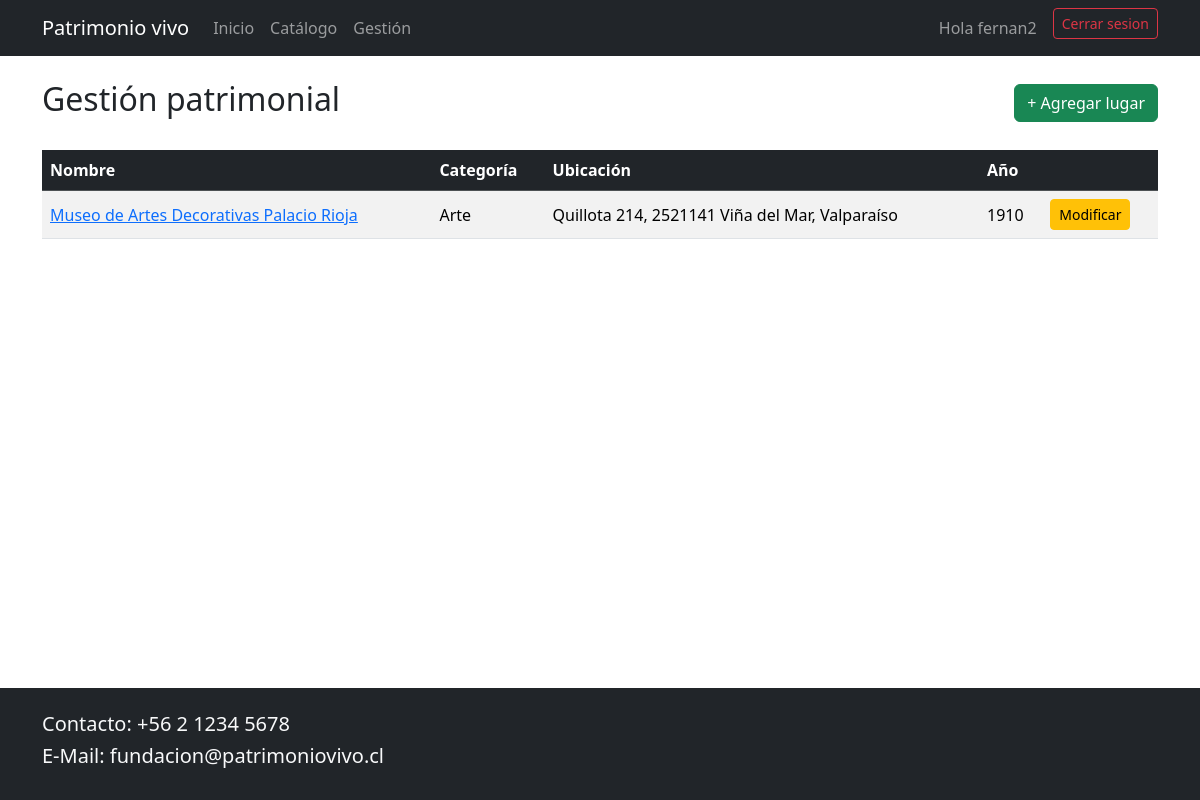
Page /gestion/ (signed in) on the earlier database version.
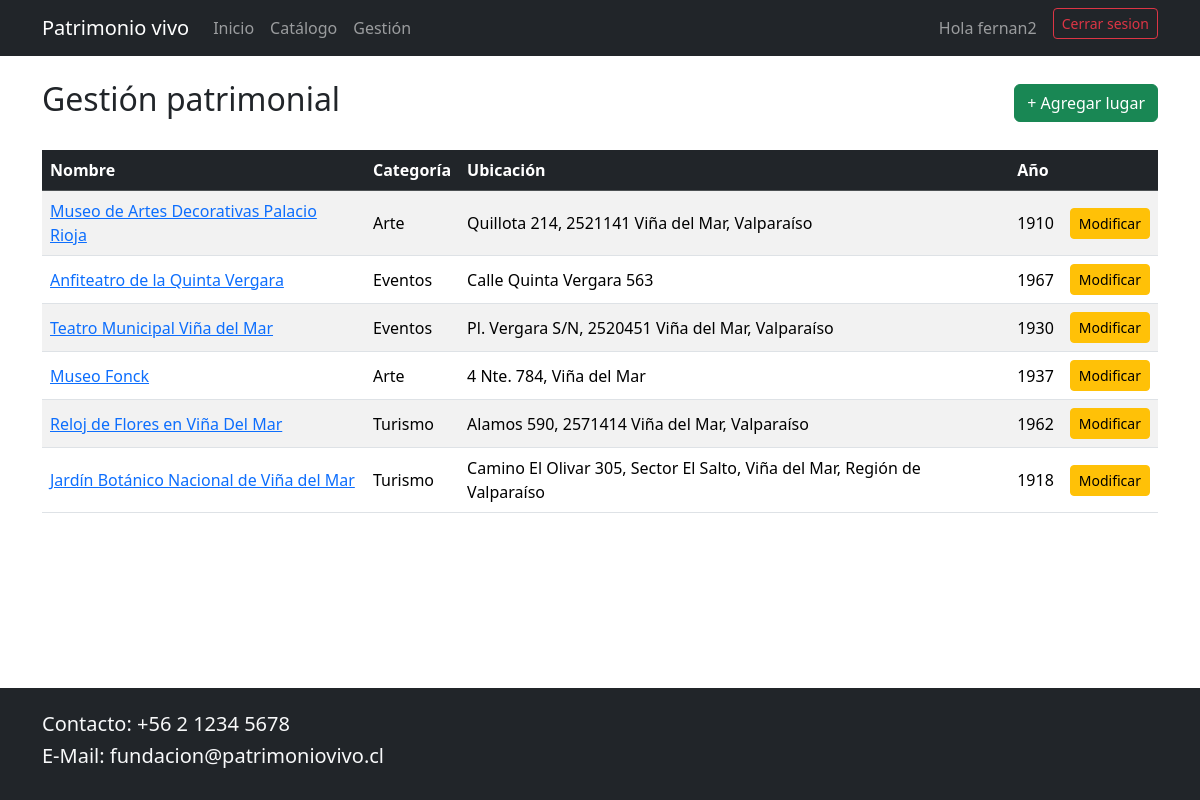
Same page on the later database version.
### fundacionPatrimonio/models.py (models this page shows, shortened)
class LugarPatrimonial(models.Model):
    nombre=models.CharField(max_length=150)
    descripcion=models.TextField()
    ubicacion=models.CharField(max_length=150)
    anio_construccion=models.IntegerField()
    imagen=models.URLField(max_length=500)
    categoria=models.ForeignKey(Categoria, on_delete=models.CASCADE)

class Categoria(models.Model):
    nombre=models.CharField(max_length=100)
    descripcion=models.TextField()
    def __str__(self):
        return self.nombre

### fundacionPatrimonio/views.py (the view)
# urls.py: path('gestion/', views.gestion, name='gestion'),
@login_required
def gestion(request):
    lugares = LugarPatrimonial.objects.select_related('categoria').all()
    return render(request, 'catalogo/gestion.html', {'lugares': lugares})

### fundacionPatrimonio/templates/catalogo/gestion.html (shortened to what this page needs)
{% extends 'catalogo/base.html' %}
{% block content %}
<div class="d-flex justify-content-between align-items-center mb-4">
    <h2>Gestión patrimonial</h2>
    {% if perms.fundacionPatrimonio.add_lugarpatrimonial %}
        <a href="{% url 'agregar' %}" class="btn btn-success">+ Agregar lugar</a>
    {% endif %}
</div>
<table class="table table-striped align-middle">
    <thead class="table-dark">
        <tr><th>Nombre</th><th>Categoría</th><th>Ubicación</th><th>Año</th><th></th></tr>
    </thead>
    <tbody>
        {% for lugar in lugares %}
        <tr>
            <td><a href="{% url 'detalle' lugar.id %}">{{ lugar.nombre }}</a></td>
            <td>{{ lugar.categoria }}</td>
            <td>{{ lugar.ubicacion }}</td>
            <td>{{ lugar.anio_construccion }}</td>
            <td>
                {% if perms.fundacionPatrimonio.change_lugarpatrimonial %}
                    <a href="{% url 'editar' lugar.id %}" class="btn btn-warning btn-sm">Modificar</a>
                {% endif %}
            </td>
        </tr>
        {% empty %}
        <tr><td colspan="5">No hay lugares registrados.</td></tr>
        {% endfor %}
    </tbody>
</table>
{% endblock %}

### fundacionPatrimonio/templates/catalogo/base.html (shortened to what this page needs)
{% load static %}
<!DOCTYPE html>
<html lang="en">
<head>
    <link href="{% static 'fundacion/css/bootstrap.min.css' %}" rel="stylesheet">
    <link href="{% static 'fundacion/css/estilos.css' %}" rel="stylesheet">
</head>
<body class="d-flex flex-column min-vh-100">
    <nav class="navbar navbar-expand-lg navbar-dark bg-dark">
        <div class="container">
            <a class="navbar-brand" href="{% url 'index' %}">Patrimonio vivo</a>
            <div class="collapse navbar-collapse" id="menu">
                <ul class="navbar-nav me-auto">
                    <li class="nav-item"><a class="nav-link" href="{% url 'index' %}">Inicio</a></li>
                    <li class="nav-item"><a class="nav-link" href="{% url 'catalogo' %}">Catálogo</a></li>
                    {% if user.is_authenticated %}
                    <li class="nav-item"><a class="nav-link" href="{% url 'gestion' %}">Gestión</a></li>
                    {% endif %}
                </ul>
                <div class="ms-auto d-flex">
                    {% if user.is_authenticated %}
                        <span class="navbar-text me-3">Hola {{user.username}}</span>
                        <form action="{% url 'logout' %}" method="post">
                            <button type="submit" class="btn btn-outline-danger btn-sm">Cerrar sesion</button>
                        </form>
                    {% else %}
                        <a href="{% url 'login' %}" class="btn btn-outline-success btn-sm">Iniciar Sesion</a>
                    {% endif %}
                </div>
            </div>
        </div>
    </nav>
    <main class="container mt-4">
        {% block content %}
        {% endblock %}
    </main>
    <footer class="bg-dark text-start py-4  mt-auto">
        <div class="container text-light">
          <h5>Contacto: +56 2 1234 5678</h5>
          <h5>E-Mail: fundacion@patrimoniovivo.cl</h5>
        </div>
    </footer>
</body>
</html>

Differences in the rows shown:
added LugarPatrimonial: nombre "Anfiteatro de la Quinta Vergara", categoria "Eventos", ubicacion "Calle Quinta Vergara 563", anio_construccion "1967"
added LugarPatrimonial: nombre "Teatro Municipal Viña del Mar", categoria "Eventos", ubicacion "Pl. Vergara S/N, 2520451 Viña del Mar, Valparaíso", anio_construccion "1930"
added LugarPatrimonial: nombre "Museo Fonck", categoria "Arte", ubicacion "4 Nte. 784, Viña del Mar", anio_construccion "1937"
added LugarPatrimonial: nombre "Reloj de Flores en Viña Del Mar", categoria "Turismo", ubicacion "Alamos 590, 2571414 Viña del Mar, Valparaíso", anio_construccion "1962"
added LugarPatrimonial: nombre "Jardín Botánico Nacional de Viña del Mar", categoria "Turismo", ubicacion "Camino El Olivar 305, Sector El Salto, Viña del Mar, Región de Valparaíso", anio_construccion "1918"
